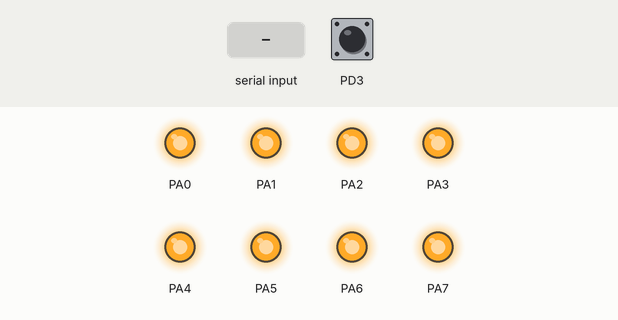
This program was run on a simulated ATmega128, built with avr-gcc and emulated at 16 MHz. Shown: output pins drawn as LEDs (lit = HIGH). Inputs (shaded band) come from the test bench; at power-on: PD3 HIGH. What the program prints to the serial monitor is not drawn.

Above: at 1.2 s.
1.3 s: "0" received over Serial
At 2.1 s:
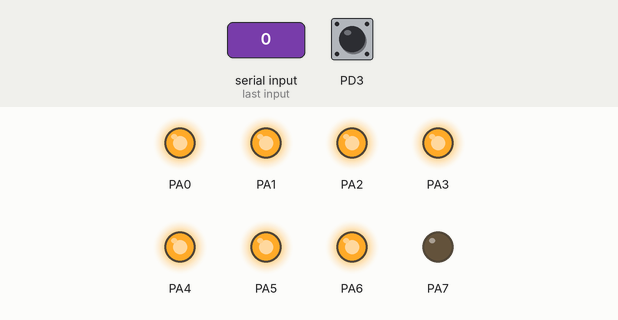
2.8 s: "8" received over Serial
At 3.2 s:
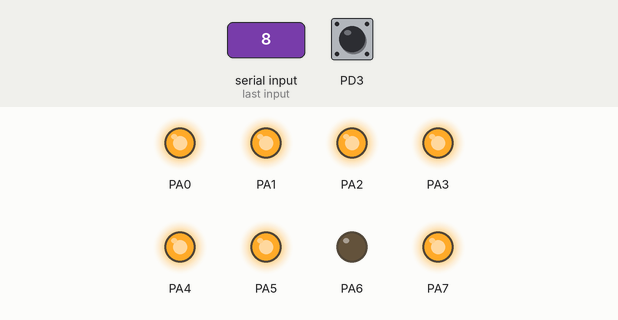
4.3 s: "2" received over Serial
At 5.5 s:
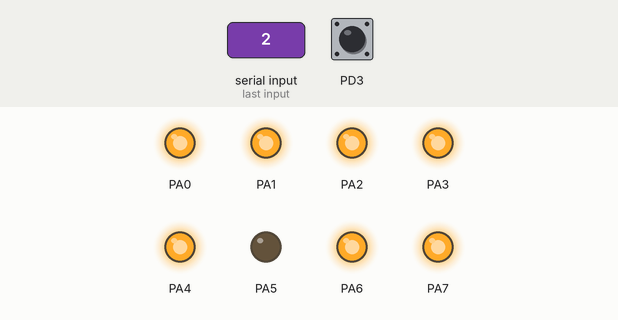
5.8 s: "3" received over Serial
At 6.7 s:
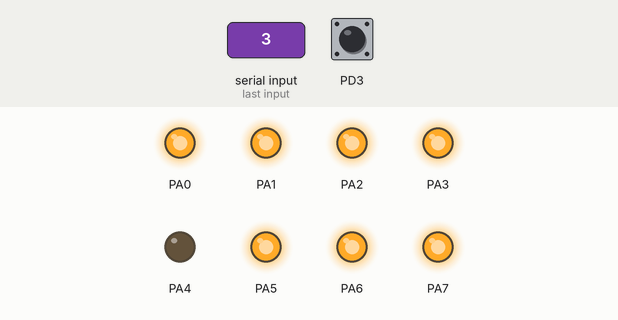
7.3 s: "4" received over Serial
At 7.8 s:
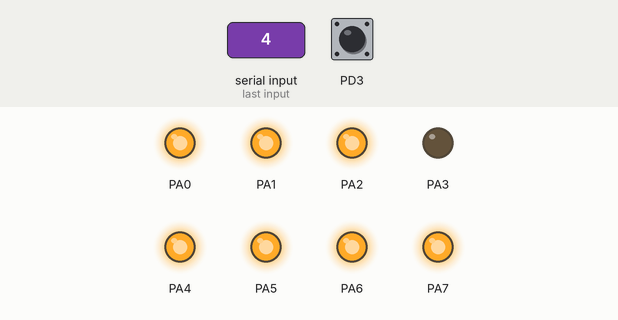
8.8 s: "5" received over Serial
At 10.2 s:
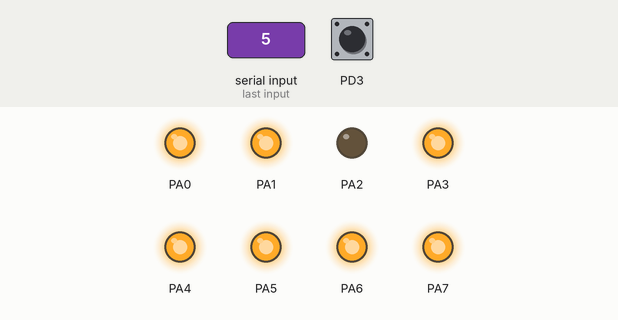
Timing chart, 0 to 11.3 s (numbered marks = the images above; inputs shaded):
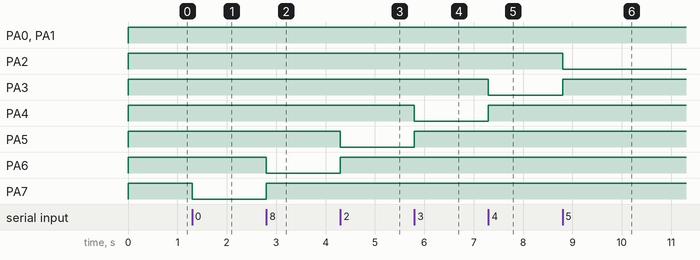

The program:

main.c
```c
#define F_CPU 16000000
#include <avr/io.h>
#include <avr/interrupt.h>
#include <util/delay.h>

unsigned char Uart_Getch(void);
void Uart_Putch(unsigned char PutData);
void UART_transmit_string(char *str);

int main(void)
{
	UBRR0L = 16;    // Baud Rate : 57600bps
	UBRR0H = 0;
	UCSR0B = 0x18;  // 송신, 수신 기능 활성화 (RXEN0, TXEN0)
	UCSR0C = 0x06;  // START 1비트 / DATA 8비트 / STOP 1비트

	DDRA = 0XFF; //A포트 모두 출력
	DDRD = 0X00; //D포트 모두 입력

	//INT3 활성화
	EIMSK |= 0X08;
	EICRA |= 0X80;


	PORTA = 0XFF; //처음 시작 모두 끄기

	sei();

	while (1)
	{
		unsigned char input_data = Uart_Getch(); //숫자 받기

		if(input_data== '0')
		{
			PORTA = 0X7F;
			UART_transmit_string("0 LED on\r");
			_delay_ms(100);
		}
		else if(input_data == '1')
		{
			PORTA = 0XBF;
			UART_transmit_string("1 LED on\r");
			_delay_ms(100);
		}
		else if(input_data == '2')
		{
			PORTA = 0XDF;
			UART_transmit_string("2 LED on\r");
			_delay_ms(100);
		}
		else if(input_data == '3')
		{
			PORTA = 0XEF;
			UART_transmit_string("3 LED on\r");
			_delay_ms(100);
		}
		else if(input_data == '4')
		{
			PORTA = 0XF7;
			UART_transmit_string("4 LED on\r");
			_delay_ms(100);
		}
		else if(input_data == '5')
		{
			PORTA = 0XFB;
			UART_transmit_string("5 LED on\r");
			_delay_ms(100);
		}
		else if(input_data == '6')
		{
			PORTA = 0XFD;
			UART_transmit_string("6 LED on\r");
			_delay_ms(100);
		}
		else if(input_data == '7')
		{
			PORTA = 0XFE;
			UART_transmit_string("7 LED on\r");
			_delay_ms(100);
		}
		/*
		예를 들어 1111 1011 인데 오른쪽으로 한칸 옮기면 0111 1101이 되기 때문에 왼쪽 오른쪽으로 움직일 때마다
		양쪽에 1을 다시 덮어 씌워줘야함.
		동영상 촬영 방향에 따라 다르게 보일 수 있습니다.
		*/
		else if(input_data == '8')
		{
			PORTA = (PORTA >> 1)| 0b10000000;
			UART_transmit_string("LEFT\r");
			_delay_ms(100);
		}
		else if(input_data == '9')
		{
			PORTA = (PORTA << 1)| 0b00000001;
			UART_transmit_string("RIGHT\r");
			_delay_ms(100);
		}
		else // 0~9 숫자 말고 다른 문자 혹은 범위를 초과하는 수를 넣었을 때 오류 처리
		{
			UART_transmit_string("Please Enter Numbers between 0 and 9\r");
		}

	}
}

unsigned char Uart_Getch(void)
{
	while(!(UCSR0A & (1 << RXC0))); // UCSR0A의 Bit7 활성화 -> 데이터를 입력 받을 준비가 됐다는 flag(Datasheet 189P 참고)
	return UDR0; // 입력 buffer
}

void Uart_Putch(unsigned char PutData)
{
	while(!(UCSR0A & (1 << UDRE0))); // UCSR0A의 Bit5 활성화 -> 새로운 Data를 입력받을 준비가 됐다는 flag (Datasheet 189P 참고)
	UDR0 = PutData; //받은 값을 입력 buffer에 넣음
}

void UART_transmit_string(char *str)
{
	while(*str != '\0') // \0이면 while 문 중지
	{
		Uart_Putch(*str);
		str++;
	}
}

ISR(INT3_vect) //좌측 이동했다가 우측 이동
{
	PORTA = 0XFF; // 초기에 다 꺼진 상태로 돌아감
	for(int i = 0; i < 9; i++)
	{
		UART_transmit_string("\r"); //캐리지 리턴으로 줄바꿈 많이해서 리셋된거처럼 보이기
	}
	UART_transmit_string("RESET\r");
}
```

Measured:
- after the input at 1.3 s, PA7: HIGH → LOW at once
- after the input at 2.8 s, PA6: HIGH → LOW at once; PA7: LOW → HIGH at once
- after the input at 4.3 s, PA5: HIGH → LOW at once; PA6: LOW → HIGH at once
- after the input at 5.8 s, PA4: HIGH → LOW at once; PA5: LOW → HIGH at once
- after the input at 7.3 s, PA3: HIGH → LOW at once; PA4: LOW → HIGH at once
- after the input at 8.8 s, PA2: HIGH → LOW at once; PA3: LOW → HIGH at once
